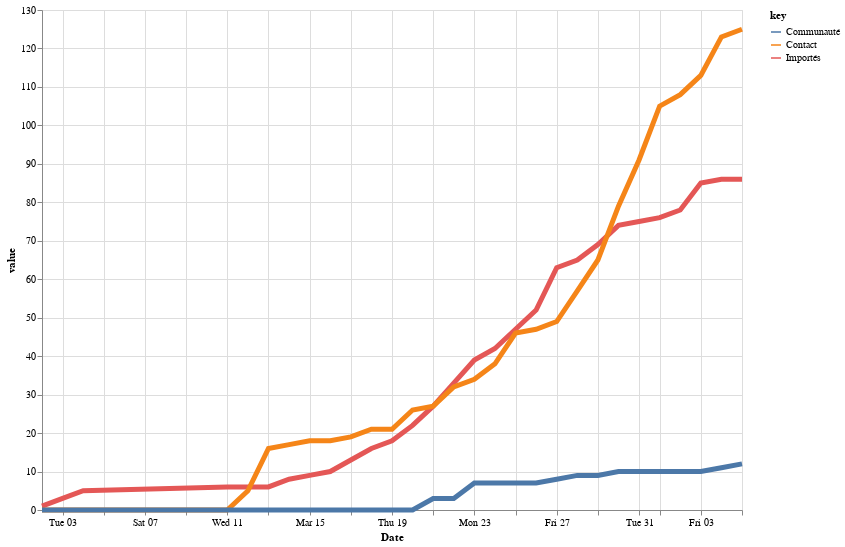

Notebook source saved alongside this figure:
### Markdown cell above
### Q10

### Code cell
ch0 = alt.Chart(df_int).transform_fold(
    ['Importés', 'Contact', 'Communauté'],
).mark_line(size=5).encode(
    x='Date:T',
    y='value:Q',
    color='key:N'
).properties(height=500, width=700)

ch0

### Figure 1 — Vega-Lite specification as saved in the notebook (floating-point values rounded to 4 significant figures)
{"config": {"view": {"continuousWidth": 400, "continuousHeight": 300}}, "data": {"name": "data-60a443c4687c2e632db8cc2f360b58c6"}, "mark": {"type": "line", "size": 5}, "encoding": {"color": {"field": "key", "type": "nominal"}, "x": {"field": "Date", "type": "temporal"}, "y": {"field": "value", "type": "quantitative"}}, "height": 500, "transform": [{"fold": ["Importés", "Contact", "Communauté"]}], "width": 700, "$schema": "https://vega.github.io/schema/vega-lite/v4.17.0.json", "datasets": {"data-60a443c4687c2e632db8cc2f360b58c6": [{"Date": "2020-03-02T00:00:00", "Importés": 1, "Contact": 0, "Communauté": 0}, {"Date": "2020-03-03T00:00:00", "Importés": 3, "Contact": 0, "Communauté": 0}, {"Date": "2020-03-04T00:00:00", "Importés": 5, "Contact": 0, "Communauté": 0}, {"Date": "2020-03-11T00:00:00", "Importés": 6, "Contact": 0, "Communauté": 0}, {"Date": "2020-03-12T00:00:00", "Importés": 6, "Contact": 5, "Communauté": 0}, {"Date": "2020-03-13T00:00:00", "Importés": 6, "Contact": 16, "Communauté": 0}, {"Date": "2020-03-14T00:00:00", "Importés": 8, "Contact": 17, "Communauté": 0}, {"Date": "2020-03-15T00:00:00", "Importés": 9, "Contact": 18, "Communauté": 0}, {"Date": "2020-03-16T00:00:00", "Importés": 10, "Contact": 18, "Communauté": 0}, {"Date": "2020-03-17T00:00:00", "Importés": 13, "Contact": 19, "Communauté": 0}, {"Date": "2020-03-18T00:00:00", "Importés": 16, "Contact": 21, "Communauté": 0}, {"Date": "2020-03-19T00:00:00", "Importés": 18, "Contact": 21, "Communauté": 0}, {"Date": "2020-03-20T00:00:00", "Importés": 22, "Contact": 26, "Communauté": 0}, {"Date": "2020-03-21T00:00:00", "Importés": 27, "Contact": 27, "Communauté": 3}, {"Date": "2020-03-22T00:00:00", "Importés": 33, "Contact": 32, "Communauté": 3}, {"Date": "2020-03-23T00:00:00", "Importés": 39, "Contact": 34, "Communauté": 7}, {"Date": "2020-03-24T00:00:00", "Importés": 42, "Contact": 38, "Communauté": 7}, {"Date": "2020-03-25T00:00:00", "Importés": 47, "Contact": 46, "Communauté": 7}, {"Date": "2020-03-26T00:00:00", "Importés": 52, "Contact": 47, "Communauté": 7}, {"Date": "2020-03-27T00:00:00", "Importés": 63, "Contact": 49, "Communauté": 8}, {"Date": "2020-03-28T00:00:00", "Importés": 65, "Contact": 57, "Communauté": 9}, {"Date": "2020-03-29T00:00:00", "Importés": 69, "Contact": 65, "Communauté": 9}, {"Date": "2020-03-30T00:00:00", "Importés": 74, "Contact": 79, "Communauté": 10}, {"Date": "2020-03-31T00:00:00", "Importés": 75, "Contact": 91, "Communauté": 10}, {"Date": "2020-04-01T00:00:00", "Importés": 76, "Contact": 105, "Communauté": 10}, {"Date": "2020-04-02T00:00:00", "Importés": 78, "Contact": 108, "Communauté": 10}, {"Date": "2020-04-03T00:00:00", "Importés": 85, "Contact": 113, "Communauté": 10}, {"Date": "2020-04-04T00:00:00", "Importés": 86, "Contact": 123, "Communauté": 11}, {"Date": "2020-04-05T00:00:00", "Importés": 86, "Contact": 125, "Communauté": 12}]}}
